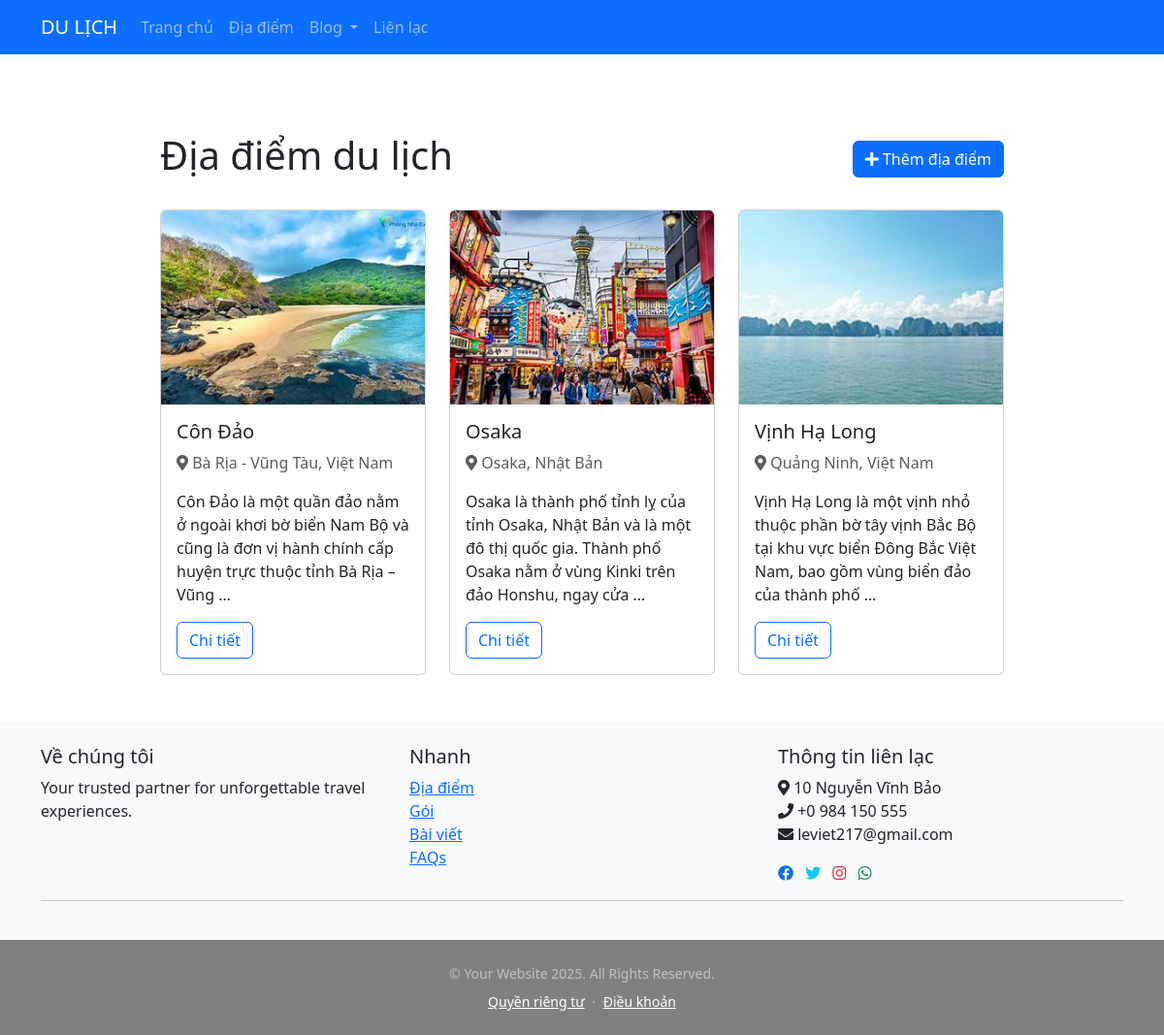
Screenshot of /destination/ with the database file from the repository.
### destination/models.py (models this page shows, shortened)
class Destination(models.Model):
    name = models.CharField(max_length=200)
    slug = models.SlugField(unique=True, blank=True)
    description = models.TextField()
    location = models.CharField(max_length=200)
    image = models.ImageField(upload_to='destinations/')
    featured_activities = models.TextField(help_text='List the featured activities, one per line')
    best_time_to_visit = models.CharField(max_length=200, help_text="Ex: Spring (February-April)")
    created_at = models.DateTimeField(auto_now_add=True)
    updated_at = models.DateTimeField(auto_now=True)
    class Meta:
        ordering = ['name']

### destination/views.py (the view)
# urls.py: path('', views.destination_list, name='destination_list'),
def destination_list(request):
    destinations = Destination.objects.all()
    return render(request, 'destination/destination_list.html', {'destinations': destinations})

### templates/destination/destination_list.html (shortened to what this page needs)
{% extends 'base.html' %}
{% load static %}
{% block content %}
<div class="container mt-4">
    <div class="d-flex justify-content-between align-items-center mb-4">
        <h1>Địa điểm du lịch</h1>
        <a href="{% url 'destination:destination_create' %}" class="btn btn-primary">
            <i class="fas fa-plus"></i> Thêm địa điểm
        </a>
    </div>
    <div class="row row-cols-1 row-cols-md-2 row-cols-lg-3 g-4">
        {% for destination in destinations %}
        <div class="col">
            <div class="card h-100">
                <img src="{{ destination.image.url }}" class="card-img-top" alt="{{ destination.name }}" style="height: 200px; object-fit: cover;">
                <div class="card-body">
                    <h5 class="card-title">{{ destination.name }}</h5>
                    <p class="card-text text-muted">
                        <i class="fas fa-map-marker-alt"></i> {{ destination.location }}
                    </p>
                    <p class="card-text">{{ destination.description|truncatewords:30 }}</p>
                    <a href="{% url 'destination:destination_detail' destination.slug %}" class="btn btn-outline-primary">
                        Chi tiết
                    </a>
                </div>
            </div>
        </div>
        {% empty %}
        <div class="col-12">
            <div class="alert alert-info">
                No destinations available yet.
            </div>
        </div>
        {% endfor %}
    </div>
</div>
{% endblock %}

### templates/base.html (shortened to what this page needs)
{% load static %}
<!DOCTYPE html>
<html lang="en">
<head>
    <link href="https://cdn.jsdelivr.net/npm/bootstrap@5.3.0/dist/css/bootstrap.min.css" rel="stylesheet">
    <link href="https://cdnjs.cloudflare.com/ajax/libs/font-awesome/6.0.0/css/all.min.css" rel="stylesheet">
    <link href="{% static 'css/style.css' %}" rel="stylesheet">
    <link href="https://cdnjs.cloudflare.com/ajax/libs/font-awesome/5.15.4/css/all.min.css" rel="stylesheet">
    <link href="https://cdnjs.cloudflare.com/ajax/libs/lightbox2/2.11.3/css/lightbox.min.css" rel="stylesheet">
</head>
<body>
    <nav class="navbar navbar-expand-lg navbar-dark bg-primary">
        <div class="container">
            <a class="navbar-brand" href="{% url 'home' %}">DU LỊCH</a>
            <div class="collapse navbar-collapse" id="navbarNav">
                <ul class="navbar-nav me-auto">
                    <li class="nav-item">
                        <a class="nav-link" href="{% url 'home' %}">Trang chủ</a>
                    </li>
                    <li class="nav-item">
                        <a class="nav-link" href="{% url 'destination:destination_list' %}">Địa điểm</a>
                    </li>
                    <li class="nav-item dropdown">
                        <a class="nav-link dropdown-toggle" href="#" id="blogDropdown" role="button" data-bs-toggle="dropdown">
                            Blog
                        </a>
                    </li>
                    <li class="nav-item">
                        <a class="nav-link" href="#idk">Liên lạc</a>
                    </li>
                </ul>
            </div>
        </div>
    </nav>
     <h1 style='color:white'>aihoiahoiaohoiahoaiahoaiaihhaooiahaoahhoahooihaoi</h1>
     <div class='row'>
        <div class="container col-lg-9">
            {% block content %}{% endblock %}
        </div>
    </div>
    <footer class="bg-light py-4 mt-5">
        <div class="container">
            <div class="row">
                <div class="col-md-4">
                    <h5>Về chúng tôi</h5>
                    <p>Your trusted partner for unforgettable travel experiences.</p>
                </div>
                <div class="col-md-4">
                    <h5>Nhanh</h5>
                    <ul class="list-unstyled">
                        <li><a href="{% url 'destination:destination_list' %}">Địa điểm</a></li>
                        <li><a href="#">Gói</a></li>
                        <li><a href="#">Bài viết</a></li>
                        <li><a href="#">FAQs</a></li>
                    </ul>
                </div>
                <div class="col-md-4">
                    <h5 id='idk'>Thông tin liên lạc</h5>
                    <ul class="list-unstyled">
                        <li><i class="fas fa-map-marker-alt"></i> 10 Nguyễn Vĩnh Bảo</li>
                        <li><i class="fas fa-phone"></i> +0 984 150 555</li>
                        <li><i class="fas fa-envelope"></i> leviet217@gmail.com</li>
                    </ul>
                    <div class="social-links">
                        <a href="#" class="text-primary me-2"><i class="fab fa-facebook"></i></a>
                        <a href="#" class="text-info me-2"><i class="fab fa-twitter"></i></a>
                        <a href="#" class="text-danger me-2"><i class="fab fa-instagram"></i></a>
                        <a href="#" class="text-success"><i class="fab fa-whatsapp"></i></a>
                    </div>
                </div>
            </div>
            <hr>
        </div>
    </footer>
    <div class="text-center py-4" style="background-color: grey">
        <div class="text-white-50 small">
        <div class="mb-2">© Your Website 2025. All Rights Reserved.</div>
        <a href="#" style="color: white">Quyền riêng tư</a>
        <span class="mx-1" >·</span>
        <a href="#" style="color: white">Điều khoản</a>
</body>
</html>

### rows the page displays
Destination: image (picture), name "Côn Đảo", location "Bà Rịa - Vũng Tàu, Việt Nam", description "Côn Đảo là một quần đảo nằm ở ngoài khơi bờ biển Nam Bộ và cũng là đơn vị hành chính cấp huyện trực thuộc tỉnh Bà Rịa – Vũng …"
Destination: image (picture), name "Osaka", location "Osaka, Nhật Bản", description "Osaka là thành phố tỉnh lỵ của tỉnh Osaka, Nhật Bản và là một đô thị quốc gia. Thành phố Osaka nằm ở vùng Kinki trên đảo Honshu, ngay cửa …"
Destination: image (picture), name "Vịnh Hạ Long", location "Quảng Ninh, Việt Nam", description "Vịnh Hạ Long là một vịnh nhỏ thuộc phần bờ tây vịnh Bắc Bộ tại khu vực biển Đông Bắc Việt Nam, bao gồm vùng biển đảo của thành phố …"
